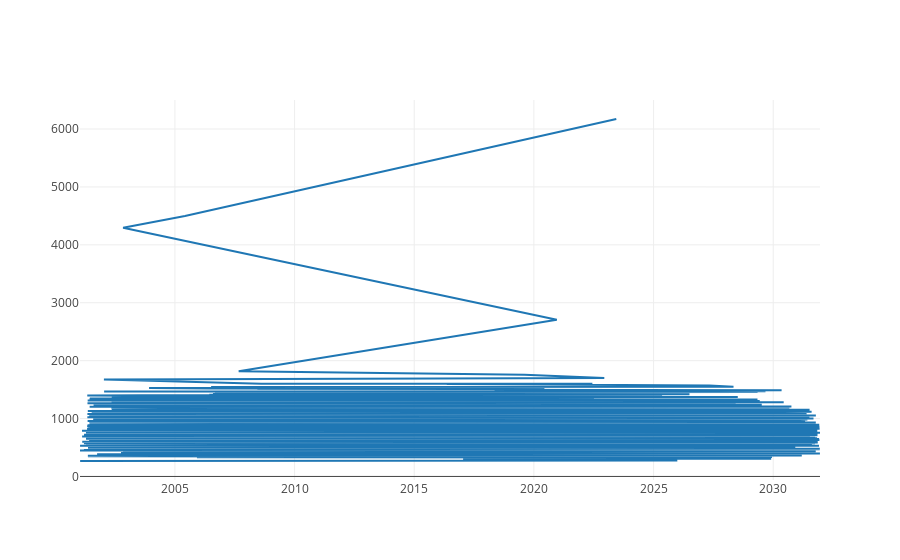

The notebook cell this image was saved under:
### Code cell
#import matplotlib.dates as mdates
#df_init.index = [mdates.date2num(d) for d in df_init.index]
#df_init.plot(grid=True)
x=df_init.index.value_counts().index
y=df_init.index.value_counts().values
data = [go.Scatter(x=x, y=y)]
iplot(data, filename = 'time-series-simple')

### Figure 1 — Plotly figure (JSON) as saved in the notebook; plotly's stock layout.template omitted (floating-point values rounded to 4 significant figures; data arrays with more than 128 entries replaced by an {"elided": "..."} marker saying what was removed)
{"data": [{"type": "scatter", "uid": "f3efd8ee-99d4-11e9-a7f1-9801a7b688a9", "x": {"elided": "4383 str values"}, "y": {"elided": "4383 int values"}}], "layout": {}}
